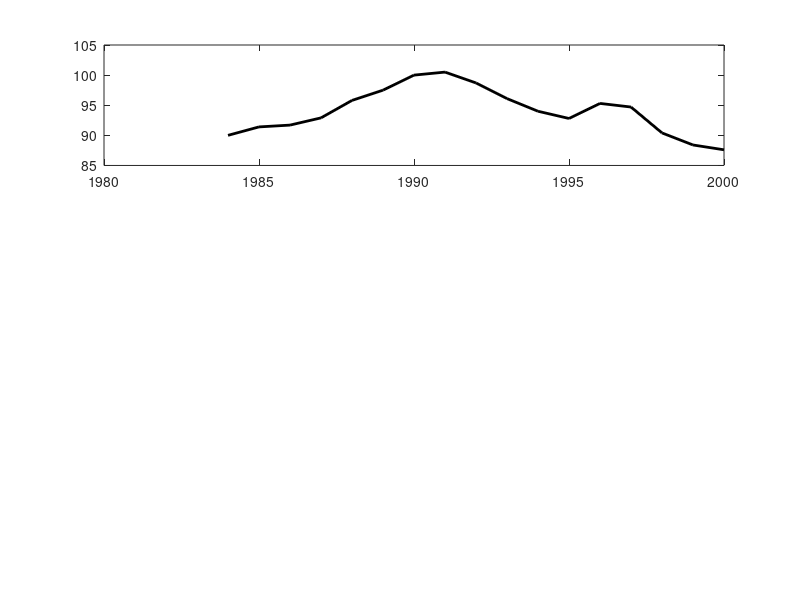

The MATLAB source for this figure: (Note: this script raises an error after producing the figure.)
% check simulated data

% from FRED_data.xls
hpreal = [90.0 	1.78 	0.0528 % 1984
91.4 	1.78 	0.0552
91.7 	1.80 	0.0612
92.9 	1.80 	0.0597
95.8 	1.80 	0.0625
97.5 	1.80 	0.0601
100.0 	1.86 	0.0599
100.5 	1.90 	0.0582
98.7 	1.99 	0.0512
96.1 	2.07 	0.0504
94.0 	2.13 	0.0442
92.8 	2.16 	0.0390
95.3 	2.12 	0.0519
94.7 	2.15 	0.0513
90.4 	2.30 	0.0435
88.4 	2.34 	0.0429
87.6 	2.36 	0.0397]; %2000

figure;
subplot(311);
plot([1984:2000],hpreal(:,1),'k-','LineWidth',2.0);
hold on;
%plot([1990:2006],hpsim(:,1),'k--','LineWidth',2.0);
plot([1990:2006],mysim(:,1),'b--','LineWidth',2.0);
xlim([1984 2006]);
ylim([70 120]);
title('Detrended y');

subplot(312);
plot([1984:2000],hpreal(:,2),'k-','LineWidth',2.0);
hold on;
%plot([1990:2006],hpsim(:,2),'k--','LineWidth',2.0);
plot([1990:2006],mysim(:,2),'b--','LineWidth',2.0);
xlim([1984 2006]);
ylim([1.50 2.75]);
title('Capital-output ratio');

subplot(313);
plot([1984:2000],hpreal(:,3),'k-','LineWidth',2.0);
hold on;
%plot([1990:2006],hpsim(:,3),'k--','LineWidth',2.0);
plot([1990:2006],mysim(:,3),'b--','LineWidth',2.0);
xlim([1984 2006]);
ylim([0.02 0.08]);
legend('actual','simulation');
title('After-tax rate of return');